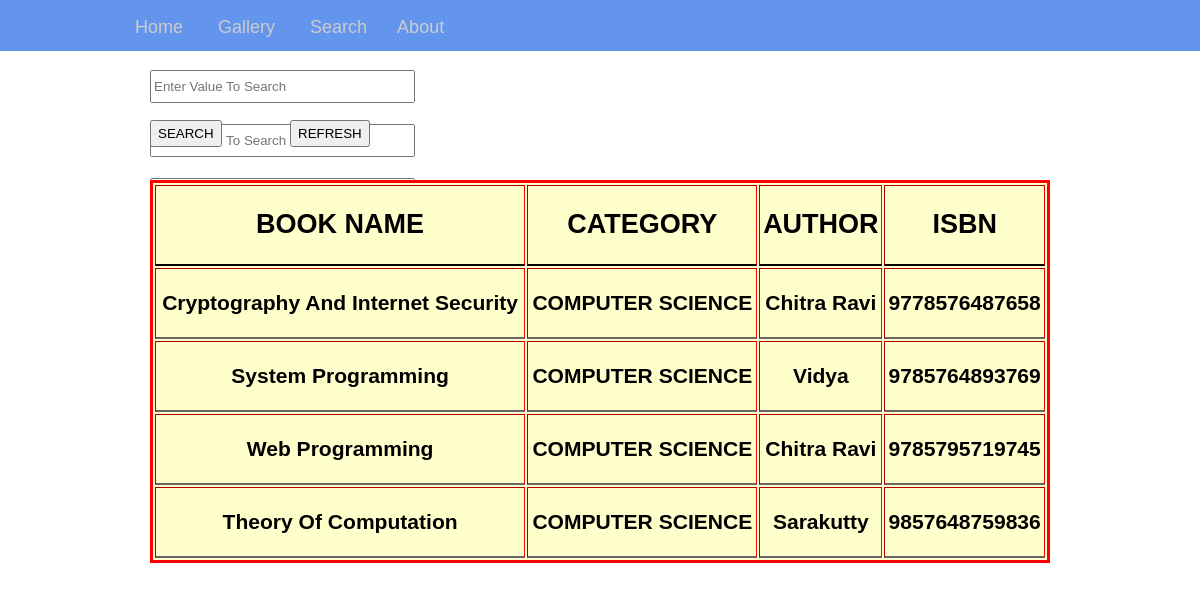
Screenshot of /pics/user_search.php with the database file from the repository.
### tables this page shows
CREATE TABLE `manage_books` (
  `id` varchar(1000) NOT NULL,
  `isbn` varchar(100) NOT NULL,
  `name` varchar(100) NOT NULL,
  `author` varchar(100) NOT NULL,
  `category` varchar(100) NOT NULL,
  `copies` int(100) NOT NULL,
  `pub` varchar(255) NOT NULL,
  `pub_date` int(100) NOT NULL
);

### pics/user_search.php (the view, shortened to what this page needs)
<?php
if(isset($_POST['search']))
{
    $valueToSearch = $_POST['valueToSearch'];
    $query = "SELECT * FROM `manage_books` WHERE `name`='$valueToSearch' OR `category`='$valueToSearch' OR `author`='$valueToSearch' OR `isbn`='$valueToSearch'";
    $search_result = filterTable($query);
}
 else {
    $query = "SELECT * FROM `manage_books`";
    $search_result = filterTable($query);
}
function filterTable($query)
{
    $connect = mysqli_connect("localhost", "root", "", "libpro");
    $filter_Result = mysqli_query($connect, $query);
    return $filter_Result;
}
?>
<!DOCTYPE html>
<html>
<head>
</head>
<body>
<form action="user_search.php" method="post">
		<div class="value">
            <input type="text" name="valueToSearch" placeholder="Enter Value To Search" size="30px" style="height: 27px;"/><br><br>
			<input type="text" name="valueToSearch" placeholder="Enter Value To Search" size="30px" style="height: 27px;"/><br><br>
			<input type="text" name="valueToSearch" placeholder="Enter Value To Search" size="30px" style="height: 27px;"/><br><br>
			<input type="text" name="valueToSearch" placeholder="Enter Value To Search" size="30px" style="height: 27px;"/><br><br>
			</div>
			<div class="reset">
			<input type="submit" name="reset" value="REFRESH" style="height: 27px;"/><br><br>
			</div>
			<div class="search">
            <input type="submit" name="search" value="SEARCH" style="height: 27px;"/><br><br>
			</div>
            <table width="900" border="10" align="center">
                <tr>
                    <th><h2>BOOK NAME</h2></th>
                    <th><h2>CATEGORY</h2></th>
                    <th><h2>AUTHOR</h2></th>
                    <th><h2>ISBN</h2></th>
                </tr>
                <?php while($row = mysqli_fetch_array($search_result)):?>
                <tr>
                    <td><h3><center><?php echo $row['name'];?></center></h3></td>
                    <td><h3><center><?php echo $row['category'];?></center></h3></td>
                    <td><h3><center><?php echo $row['author'];?></center></h3></td>
                    <td><h3><center><?php echo $row['isbn'];?></center></h3></td>
                </tr>
                <?php endwhile;?>
            </table>
        </form>
 </body>
 </html>
    <div id="nav">
	 <div id="nav_wrapper">
	<ul>
     <li><a href="user_home.php">Home</a></li>
	  <li><a href="#">Gallery</a>
	</li>
	 <li><a href="user_search.php">Search</a>
	 <li><a href ="about.php">About</a>
		</li>
	  </div>
	</div>

### pics/user_search.php (style rules this page uses)
body { padding:0; margin:0; overflow-y:scroll; font-family:Arial; font-size:18px; }
#nav { background:#6495ed; }
#nav_wrapper { position:relative; top:2px; left:-80px; width:800px; margin:0 auto; text-align:left; }
#nav ul { list-style-type:none; padding:0; margin:0; position:relative; }
#nav ul li { display:inline-block; }
#nav ul li a,visited { color:#ccc; display:block; padding:15px; text-decoration:none; }
table { position:absolute; top:180px; left:150px; border:3px solid red; background-color:#FFC; }
th { border-bottom:2px solid #000; }
td { border-bottom:2px solid #666; }
.reset { position:absolute; top:120px; left:290px; }
.search { position:absolute; top:120px; left:150px; }
.value { position:absolute; top:70px; left:150px; }

### rows the page displays
manage_books: name "Cryptography And Internet Security", category "COMPUTER SCIENCE", author "Chitra Ravi", isbn "9778576487658"
manage_books: name "System Programming", category "COMPUTER SCIENCE", author "Vidya", isbn "9785764893769"
manage_books: name "Web Programming", category "COMPUTER SCIENCE", author "Chitra Ravi", isbn "9785795719745"
manage_books: name "Theory Of Computation", category "COMPUTER SCIENCE", author "Sarakutty", isbn "9857648759836"
